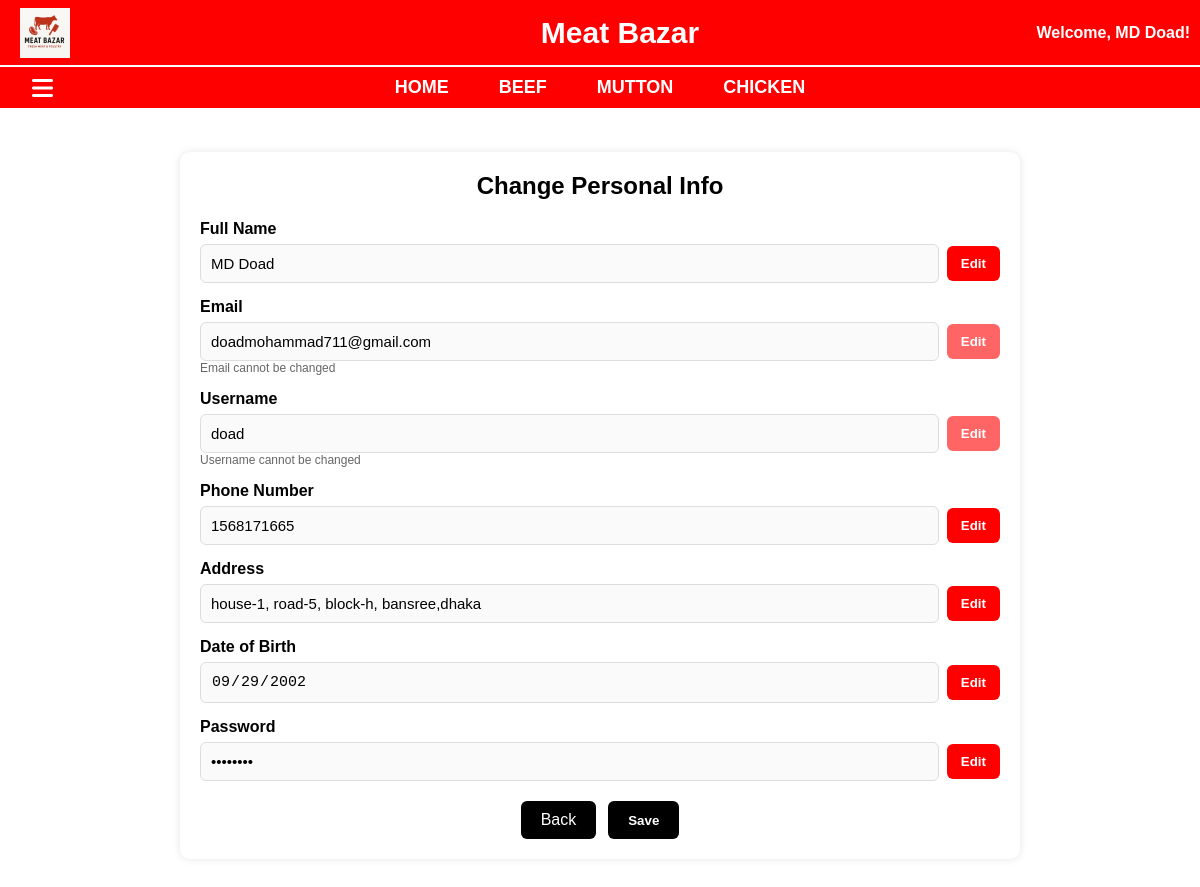
Page /MeatBazar/change_user_personal_info.php (signed in) on the committed database.
### tables this page shows
CREATE TABLE `registration` (
  `full_name` varchar(50) DEFAULT NULL,
  `email` varchar(50) DEFAULT NULL,
  `user_name` varchar(50) NOT NULL,
  `phone_number` int(50) DEFAULT NULL,
  `dob` date DEFAULT NULL,
  `password` varchar(255) NOT NULL,
  `address` text DEFAULT 'No address provided'
);

### MeatBazar/change_user_personal_info.php (the view, shortened to what this page needs)
<?php
include("db.php");
$user_name = $_SESSION['user_name'];
$sql = "SELECT full_name, email, user_name, phone_number, dob, password, address FROM registration WHERE user_name = ? LIMIT 1";
$stmt = $conn->prepare($sql);
$stmt->bind_param("s", $user_name);
$stmt->execute();
$result = $stmt->get_result();
$user = $result->fetch_assoc();
?>
<!DOCTYPE html>
<html lang="en">
<head>
    <link rel="stylesheet" href="https://cdnjs.cloudflare.com/ajax/libs/font-awesome/6.5.0/css/all.min.css">
</head>
<body>
    <div class="header">
        <img src="logo.png" alt="Logo">
        <h1>Meat Bazar</h1>
        <h4>Welcome, <?php echo htmlspecialchars($_SESSION['full_name'] ?? $user_name); ?>!</h4>
    </div>
    <div class="gap"></div>
    <div class="nav">
        <label for="check"><i class="fa fa-bars menu-toggle"></i></label>
        <a href="home.php">Home</a>
        <a href="beef.php">Beef</a>
        <a href="mutton.php">Mutton</a>
        <a href="chicken.php">Chicken</a>
    </div>
    <div class="container">
        <div class="content">
            <div class="profile-container">
                <h2>Change Personal Info</h2>
                <form method="post" action="">
                    <div class="profile-field">
                        <label>Full Name</label>
                        <div class="field-row">
                            <input type="text" id="full_name" name="full_name" value="<?php echo htmlspecialchars($user['full_name']); ?>" placeholder="Enter full name" readonly>
                            <button type="button" class="edit-btn" data-target="full_name">Edit</button>
                        </div>
                    </div>
                    <div class="profile-field">
                        <label>Email</label>
                        <div class="field-row">
                            <input type="email" id="email" value="<?php echo htmlspecialchars($user['email']); ?>" placeholder="Email" readonly>
                            <button type="button" class="edit-btn" disabled>Edit</button>
                        </div>
                        <div class="note">Email cannot be changed</div>
                    </div>
                    <div class="profile-field">
                        <label>Username</label>
                        <div class="field-row">
                            <input type="text" id="user_name" value="<?php echo htmlspecialchars($user['user_name']); ?>" placeholder="Username" readonly>
                            <button type="button" class="edit-btn" disabled>Edit</button>
                        </div>
                        <div class="note">Username cannot be changed</div>
                    </div>
                    <div class="profile-field">
                        <label>Phone Number</label>
                        <div class="field-row">
                            <input type="text" id="phone_number" name="phone_number" value="<?php echo htmlspecialchars($user['phone_number']); ?>" placeholder="Enter phone number" readonly>
                            <button type="button" class="edit-btn" data-target="phone_number">Edit</button>
                        </div>
                    </div>
                    <div class="profile-field">
                        <label>Address</label>
                        <div class="field-row">
                            <input type="text" id="address" name="address" value="<?php echo htmlspecialchars($user['address'] ?? 'No address provided'); ?>" placeholder="Enter your full address" readonly>
                            <button type="button" class="edit-btn" data-target="address">Edit</button>
                        </div>
                    </div>
                    <div class="profile-field">
                        <label>Date of Birth</label>
                        <div class="field-row">
                            <input type="date" id="dob" name="dob" value="<?php echo htmlspecialchars($user['dob']); ?>" placeholder="YYYY-MM-DD" readonly>
                            <button type="button" class="edit-btn" data-target="dob">Edit</button>
                        </div>
                    </div>
                    <div class="profile-field">
                        <label>Password</label>
                        <div class="field-row">
                            <input type="password" id="password" name="password" value="<?php echo htmlspecialchars($user['password']); ?>" placeholder="Enter new password" readonly>
                            <button type="button" class="edit-btn" data-target="password">Edit</button>
                        </div>
                    </div>
                    <div class="btn-row">
                        <button type="button" onclick="goBack()" class="back-btn">Back</button>
                        <button type="submit" class="save-btn">Save</button>
                    </div>
                </form>
            </div>
        </div>
    </div>

### MeatBazar/change_user_personal_info.php (style rules this page uses)
:root { --HEADER-H: 65px; --GAP-H: 2px; --NAV-H: 45px; --SIDEBAR-W: 220px; }
body { margin: 0; font-family: Arial, sans-serif; background: #fff; }
.header { height: var(--HEADER-H); background: red; color: #fff; display: flex; align-items: center; justify-content: center; padding: 0 20px; position: fixed; top: 0; left: 0; width: 100%; z-index: 1000; }
.header img { position: absolute; left: 20px; height: 50px }
.header h1 { margin: 0; font-size: 30px; font-weight: bold }
.header h4 { margin: 0; position: absolute; right: 50px; top: 50%; transform: translateY(-50%) }
.gap { height: var(--GAP-H); background: #fff; position: fixed; top: var(--HEADER-H); left: 0; width: 100%; z-index: 999; }
.nav { background: #FF0000; color: #fff; display: flex; align-items: center; justify-content: center; padding: 10px 0; position: fixed; top: calc(var(--HEADER-H) + var(--GAP-H)); left: 0; width: 100%; z-index: 998; }
.nav a { color: #fff; text-decoration: none; margin: 0 25px; font-size: 18px; font-weight: bold; text-transform: uppercase; }
.menu-toggle { position: absolute; left: 32px; top: 50%; transform: translateY(-50%); font-size: 24px; color: #fff; cursor: pointer; }
.container { position: relative }
.content { padding: 20px; transition: margin-left .4s ease; margin-left: 0; margin-top: calc(var(--HEADER-H) + var(--GAP-H) + var(--NAV-H)); }
.profile-container { background: #fff; max-width: 800px; margin: 20px auto; padding: 20px; border-radius: 10px; box-shadow: 0 0 8px rgba(0, 0, 0, .1); }
.profile-container h2 { text-align: center; margin: 0 0 20px; }
.profile-field { margin-bottom: 15px; }
.profile-field label { font-weight: bold; display: block; margin-bottom: 6px; }
.field-row { display: flex; gap: 8px; align-items: center; }
.field-row input { flex: 1; padding: 10px; border: 1px solid #ddd; border-radius: 6px; font-size: 15px; background: #fafafa; }
.edit-btn { background: #ff0000; color: #fff; border: none; border-radius: 6px; padding: 10px 14px; cursor: pointer; font-weight: 600; }
.edit-btn:disabled { opacity: .6; cursor: not-allowed; }
.btn-row { display: flex; gap: 12px; justify-content: center; margin-top: 20px; }
.back-btn { display: inline-block; padding: 10px 20px; background: black; color: #fff; text-decoration: none; border-radius: 6px; border: none; cursor: pointer; font-size: 16px; }
.save-btn { display: inline-block; padding: 10px 20px; background: black; color: #fff; text-decoration: none; border-radius: 6px; border: none; cursor: pointer; font-weight: 600; }
.note { font-size: 12px; color: #666; margin-top: 0px; margin-bottom: 10px; }

### rows in the picture
registration: full_name "MD Doad", email "doadmohammad711@gmail.com", user_name "doad", phone_number "1568171665", address "house-1, road-5, block-h, bansree,dhaka", dob "09/29/2002"

### other values in the picture
$_SESSION['full_name'] "MD Doad"
